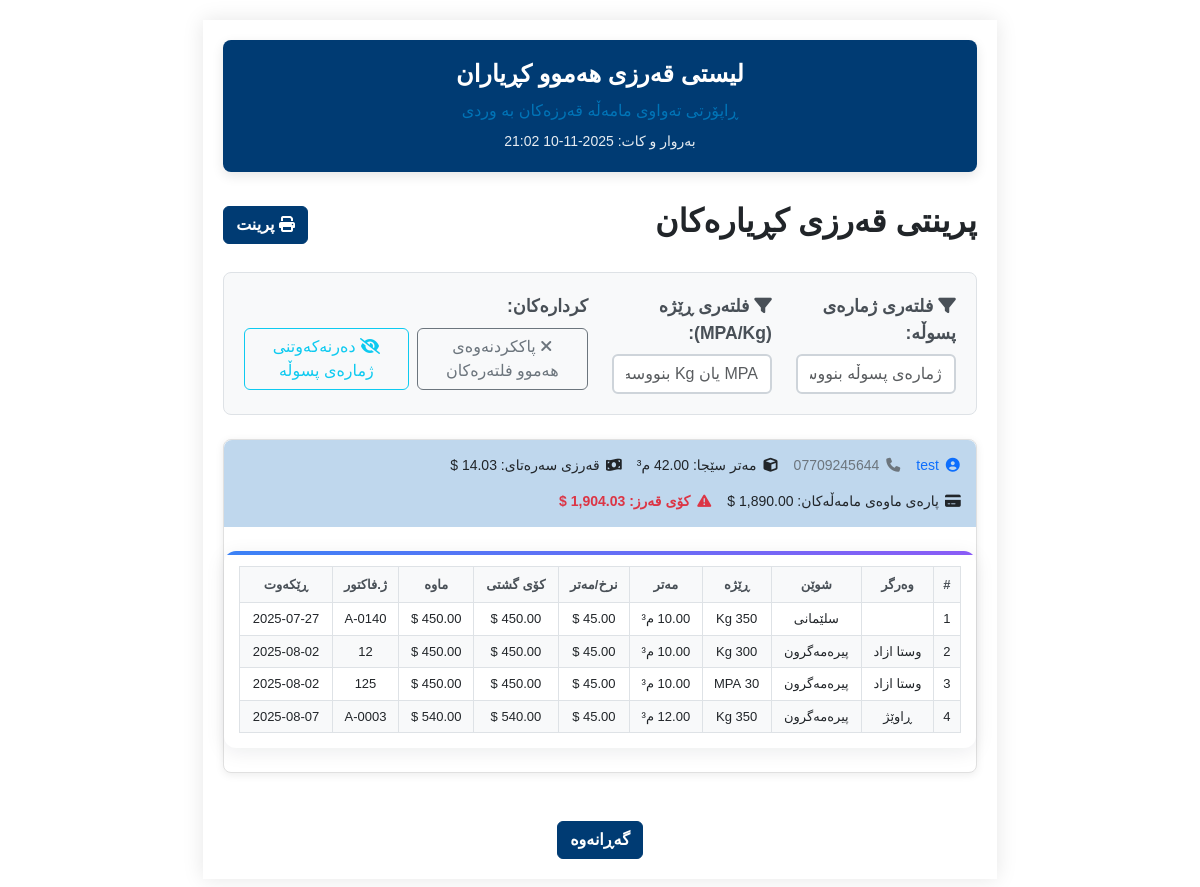
/pages/credit_of_all_customers.php (signed in), run on the app's committed database.
### tables this page shows
CREATE TABLE `customers` (
  `id` int(11) NOT NULL,
  `name` varchar(255) NOT NULL,
  `mobile1` varchar(20) NOT NULL,
  `mobile2` varchar(20) DEFAULT NULL,
  `opening_debt_usd` decimal(14,2) DEFAULT 0.00,
  `opening_debt_iqd` decimal(20,2) DEFAULT 0.00
);

CREATE TABLE `sales` (
  `id` int(11) NOT NULL,
  `customer_id` int(11) DEFAULT NULL,
  `recipient` varchar(255) DEFAULT NULL,
  `location` varchar(255) NOT NULL,
  `quantity` decimal(10,2) DEFAULT NULL,
  `price_per_unit` decimal(10,2) DEFAULT NULL,
  `total_price` decimal(10,2) DEFAULT NULL,
  `payment_type` enum('نەقد','قەرز') NOT NULL,
  `amount_paid_usd` decimal(10,2) DEFAULT NULL,
  `amount_paid_iq` decimal(10,2) DEFAULT NULL,
  `dolar_rate` decimal(10,2) DEFAULT NULL,
  `remaining_amount` decimal(10,2) DEFAULT NULL,
  `invoice_number` varchar(500) NOT NULL,
  `order_date` date NOT NULL,
  `notes` text DEFAULT NULL,
  `formula_id` int(11) NOT NULL,
  `discount` decimal(10,2) DEFAULT 0.00
);

CREATE TABLE `concrete_formulas` (
  `id` int(11) NOT NULL,
  `name` varchar(255) NOT NULL,
  `type` enum('عەرزی تێکەڵ','عەرزی سادە','سەقف','پایە') NOT NULL,
  `strength_type` enum('kg','mpa') NOT NULL,
  `strength_kg` enum('150','200','250','300','350','400','450') NOT NULL,
  `strength_mpa` enum('15','18','21','25','30','35','40','45','50','55') NOT NULL,
  `black_sand_kg` decimal(10,2) NOT NULL DEFAULT 0.00,
  `brown_sand_kg` decimal(10,2) NOT NULL DEFAULT 0.00,
  `gravel_bin3_kg` decimal(10,2) NOT NULL DEFAULT 0.00,
  `gravel_bin4_kg` decimal(10,2) NOT NULL DEFAULT 0.00,
  `cement_cem1_kg` decimal(10,2) NOT NULL DEFAULT 0.00,
  `cement_cem2_kg` decimal(10,2) NOT NULL DEFAULT 0.00,
  `water_kg` decimal(10,2) NOT NULL DEFAULT 0.00,
  `additive_kg` decimal(10,2) NOT NULL DEFAULT 0.00
);

### pages/credit_of_all_customers.php (the view, shortened to what this page needs)
<?php
require_once '../config/db_conected.php';
$sql = "SELECT c.id, c.name, c.mobile1, c.mobile2, c.opening_debt_usd, c.opening_debt_iqd,
    (
        SELECT IFNULL(SUM(quantity),0) FROM sales s WHERE s.customer_id = c.id AND s.payment_type = 'قەرز' AND s.remaining_amount > 0
    ) as total_credit_meter,
    (
        SELECT IFNULL(SUM(remaining_amount),0) FROM sales s WHERE s.customer_id = c.id AND s.payment_type = 'قەرز' AND s.remaining_amount > 0
    ) as total_sales_debt
FROM customers c
WHERE c.opening_debt_usd > 0 OR c.opening_debt_iqd > 0 OR EXISTS (
    SELECT 1 FROM sales s WHERE s.customer_id = c.id AND s.payment_type = 'قەرز' AND s.remaining_amount > 0
)
ORDER BY c.name ASC";
$stmt = $pdo->query($sql);
$customers = $stmt->fetchAll();
$sales_sql = "SELECT s.*, c.name as customer_name, c.mobile1, f.strength_mpa, f.strength_kg FROM sales s JOIN customers c ON s.customer_id = c.id LEFT JOIN concrete_formulas f ON s.formula_id = f.id WHERE s.payment_type = 'قەرز' AND s.remaining_amount > 0 ORDER BY c.name ASC, s.order_date ASC";
$sales_stmt = $pdo->query($sales_sql);
$sales = $sales_stmt->fetchAll();
$sales_by_customer = [];
foreach ($sales as $sale) {
    $sales_by_customer[$sale['customer_id']][] = $sale;
}
usort($customers, function($a, $b) {
    $aScore = (floatval($a['total_sales_debt'] ?? 0) > 0) ? 0 : 1;
    $bScore = (floatval($b['total_sales_debt'] ?? 0) > 0) ? 0 : 1;
    if ($aScore !== $bScore) return $aScore - $bScore;
    return strcasecmp($a['name'] ?? '', $b['name'] ?? '');
});
?>
<!DOCTYPE html>
<html lang="ku">
<head>
    <link href="https://cdn.jsdelivr.net/npm/bootstrap@5.3.0/dist/css/bootstrap.rtl.min.css" rel="stylesheet">
    <link href="../assets/css/login.css" rel="stylesheet">
    <link href="../assets/css/variables.css" rel="stylesheet">
    <link href="../assets/css/nav.css" rel="stylesheet">
    <link href="../assets/css/comon/table.css" rel="stylesheet">
    <link href="../assets/css/comon/style.css" rel="stylesheet">
    <link href="../assets/css/comon/select2_design.css" rel="stylesheet">
    <link rel="stylesheet" href="https://cdn.jsdelivr.net/npm/select2-bootstrap-5-theme@1.3.0/dist/select2-bootstrap-5-theme.rtl.min.css" />
    <link rel="stylesheet" href="https://cdnjs.cloudflare.com/ajax/libs/font-awesome/6.4.2/css/all.min.css">
    <link href="https://cdn.jsdelivr.net/npm/select2@4.1.0-rc.0/dist/css/select2.min.css" rel="stylesheet" />
    <link href="../assets/css/credit_of_all_customers.css" rel="stylesheet">
    <link href="../assets/css/kurdish-font.css" rel="stylesheet">
</head>
<body dir="rtl">
<div id="printSection" class="a4-sheet">
    <div class="report-header">
        <h1>لیستی قەرزی هەموو کڕیاران</h1>
        <div class="subtitle">ڕاپۆرتی تەواوی مامەڵە قەرزەکان بە وردی</div>
        <div class="date">بەروار و کات: <?php echo date('Y-m-d H:i'); ?></div>
    </div>
    <div class="d-flex justify-content-between align-items-center mb-4 no-print">
        <h2 class="section-title">پرینتی قەرزی کڕیارەکان</h2>
        <button class="btn btn-primary" onclick="window.print()"><i class="fa fa-print"></i> پرینت</button>
    </div>
    <div class="filter-section mb-4 no-print">
        <div class="row">
            <div class="col-md-3">
                <div class="form-group">
                    <label for="invoiceFilter" class="form-label">
                        <i class="fa fa-filter"></i> فلتەری ژمارەی پسوڵە:
                    </label>
                    <input type="text" id="invoiceFilter" class="form-control" placeholder="ژمارەی پسوڵە بنووسە بۆ فلتەرکردن...">
                </div>
            </div>
            <div class="col-md-3">
                <div class="form-group">
                    <label for="formulaFilter" class="form-label">
                        <i class="fa fa-filter"></i> فلتەری ڕێژە (MPA/Kg):
                    </label>
                    <input type="text" id="formulaFilter" class="form-control" placeholder="MPA یان Kg بنووسە بۆ فلتەرکردن...">
                </div>
            </div>
            <div class="col-md-6">
                <div class="form-group">
                    <label class="form-label">کردارەکان:</label>
                    <div class="d-flex gap-2">
                        <button type="button" class="btn btn-outline-secondary" onclick="clearAllFilters()">
                            <i class="fa fa-times"></i> پاککردنەوەی هەموو فلتەرەکان
                        </button>
                        <button type="button" class="btn btn-outline-info" onclick="toggleInvoiceVisibility()">
                            <i class="fa fa-eye-slash"></i> <span id="toggleText">دەرنەکەوتنی ژمارەی پسوڵە</span>
                        </button>
                    </div>
                </div>
            </div>
        </div>
    </div>
    <?php foreach ($customers as $c): ?>
        <?php
            $total_debt = floatval($c['opening_debt_usd']) + floatval($c['total_sales_debt']);
        ?>
        <div class="customer-card print-break-inside-avoid">
            <div class="customer-info">
                <span class="text-primary">
                    <i class="fa fa-user-circle"></i>
                    <?= htmlspecialchars($c['name']) ?>
                </span>
                <span class="text-secondary">
                    <i class="fa fa-phone"></i>
                    <?= htmlspecialchars($c['mobile1']) ?>
                </span>
                <span>
                    <i class="fa fa-cube"></i>
                    مەتر سێجا: <?= number_format($c['total_credit_meter'], 2) ?> م³
                </span>
                <span>
                    <i class="fa fa-money-bill-wave"></i>
                    قەرزی سەرەتای: <?= number_format($c['opening_debt_usd'], 2) ?> $
                </span>
                <span>
                    <i class="fa fa-credit-card"></i>
                    پارەی ماوەی مامەڵەکان: <?= number_format($c['total_sales_debt'], 2) ?> $
                </span>
                <span class="text-danger fw-bold">
                    <i class="fa fa-exclamation-triangle"></i>
                    کۆی قەرز: <?= number_format($total_debt, 2) ?> $
                </span>
            </div>
            <?php if (!empty($sales_by_customer[$c['id']])): ?>
            <div class="table-container">
                <table class="credit-table">
                    <thead>
                        <tr>
                            <th>#</th>
                            <th>وەرگر</th>
                            <th>شوێن</th>
                            <th>ڕێژە</th>
                            <th>مەتر</th>
                            <th>نرخ/مەتر</th>
                            <th>کۆی گشتی</th>
                            <th>ماوە</th>
                            <th>ژ.فاکتور</th>
                            <th>ڕێکەوت</th>
                        </tr>
                    </thead>
                    <tbody>
                        <?php foreach ($sales_by_customer[$c['id']] as $i => $s): ?>
                        <tr>
                            <td><?= $i+1 ?></td>
                            <td><?= htmlspecialchars($s['recipient']) ?></td>
                            <td><?= htmlspecialchars($s['location']) ?></td>
                            <td>
                                <?php
                                $strength_mpa = $s['strength_mpa'] ?? '';
                                $strength_kg = $s['strength_kg'] ?? '';
                                if ($strength_mpa && $strength_kg) {
                                    echo htmlspecialchars($strength_mpa . ' MPA + ' . $strength_kg . ' Kg');
                                } elseif ($strength_mpa) {
                                    echo htmlspecialchars($strength_mpa . ' MPA');
                                } elseif ($strength_kg) {
                                    echo htmlspecialchars($strength_kg . ' Kg');
                                } else {
                                    echo '-';
                                }
                                ?>
                            </td>
                            <td><?= number_format($s['quantity'], 2) ?> م³</td>
                            <td><?= number_format($s['price_per_unit'], 2) ?> $</td>
                            <td><?= number_format($s['total_price'], 2) ?> $</td>
                            <td><?= number_format($s['remaining_amount'], 2) ?> $</td>
                            <td><?= htmlspecialchars($s['invoice_number']) ?></td>
                            <td><?= htmlspecialchars($s['order_date']) ?></td>
                        </tr>
                        <?php endforeach; ?>
                    </tbody>
                </table>
            </div>
            <?php else: ?>
                <div class="p-3 text-muted">هیچ مامەڵە قەرزێکی پارەی ماوە نییە.</div>
            <?php endif; ?>
        </div>
    <?php endforeach; ?>
    <div class="text-center mt-5 no-print">
        <button class="btn btn-secondary" onclick="window.history.back()">گەڕانەوە</button>
    </div>
</div>
</body>
</html>

### assets/css/login.css (style rules this page uses)
body, input, button, label, h1, h2, h3, h4, h5, h6 { font-family: 'Rabar_021', sans-serif !important; }
.form-label { color: var(--seafoam-green); font-size: 1.1rem; }
.form-control { border-radius: 8px; border: 1px solid var(--kelly-green); }

### assets/css/variables.css (style rules this page uses)
:root { --lime-green: #0074b7; --kelly-green: #bfd7ed; --seafoam-green: #003b73; --spearmint: #60a3d9; --warning: #ffc107; }
.btn-primary { background-color: var(--seafoam-green) !important; border-color: var(--seafoam-green) !important; }
.btn-secondary { background-color: var(--seafoam-green) !important; border-color: var(--seafoam-green) !important; color: white !important; }

### assets/css/comon/table.css (style rules this page uses)
:root { --primary-blue: #3b82f6; --secondary-purple: #8b5cf6; --accent-orange: #f59e0b; --neutral-gray: #6b7280; --light-gray: #f8fafc; --ultra-light-gray: #f1f5f9; --white: #ffffff; --dark-text: #1e293b; --light-text: #64748b; --border-color: #e2e8f0; --shadow-light: rgba(15, 23, 42, 0.08); --shadow-medium: rgba(15, 23, 42, 0.12); --shadow-dark: rgba(15, 23, 42, 0.20); --border-radius: 12px; --border-radius-sm: 8px; --transition: all 0.2s cubic-bezier(0.4, 0, 0.2, 1); }
.table-container { background: var(--white); border-radius: var(--border-radius); box-shadow: 0 4px 20px var(--shadow-light); overflow: hidden; margin: 1.5rem 0; position: relative; }
.table-container::before { content: ''; position: absolute; top: 0; left: 0; right: 0; height: 4px; background: linear-gradient(90deg, var(--primary-blue), var(--secondary-purple)); }

### assets/css/comon/style.css (style rules this page uses)
html { scrollbar-color: #003b73 #f1f1f1; scrollbar-width: thin; }

### assets/css/credit_of_all_customers.css (style rules this page uses)
:root { --page-width: 210mm; --page-height: auto; --margin-top: 15mm; --margin-bottom: 15mm; --margin-left: 10mm; --margin-right: 10mm; }
.a4-sheet { background: white; box-shadow: 0 0 20px rgba(0, 0, 0, 0.1); margin: 20px auto; padding: 20px; max-width: var(--page-width); min-height: var(--page-height); }
.report-header { background: var(--seafoam-green); color: white; padding: 20px; border-radius: 8px; margin-bottom: 30px; text-align: center; box-shadow: 0 4px 12px rgba(0, 0, 0, 0.1); }
.report-header h1 { font-size: 24px; font-weight: bold; margin-bottom: 10px; }
.report-header .subtitle { color: var(--lime-green); font-size: 16px; margin-bottom: 8px; }
.report-header .date { font-size: 14px; opacity: 0.9; }
.customer-card { background: #fff; border-radius: 8px; box-shadow: 0 2px 8px rgba(0, 0, 0, 0.08); margin-bottom: 20px; border: 1px solid #e0e0e0; }
.customer-info { padding: 15px; background: var(--kelly-green); border-radius: 8px 8px 0 0; display: flex; flex-wrap: wrap; gap: 15px; align-items: center; }
.customer-info span { font-size: 14px; display: flex; align-items: center; gap: 6px; }
.customer-info i { width: 16px; text-align: center; }
.table-container { padding: 15px; overflow-x: auto; }
.credit-table { width: 100%; font-size: 13px; border-collapse: collapse; }
.credit-table th { background: #f8f9fa; color: #495057; font-weight: 600; padding: 8px; text-align: center; border: 1px solid #dee2e6; white-space: nowrap; }
.credit-table td { padding: 6px 8px; border: 1px solid #dee2e6; text-align: center; vertical-align: middle; }
.credit-table tbody tr:nth-child(even) { background-color: #f8f9fa; }
.text-primary { color: var(--seafoam-green); }
.text-secondary { color: var(--lime-green); }
.mb-4 { margin-bottom: 1rem; }

### pages/credit_of_all_customers.php (style rules this page uses)
.filter-section { background: #f8f9fa; padding: 20px; border-radius: 8px; border: 1px solid #dee2e6; margin-bottom: 20px; }
.filter-section .form-label { font-weight: 600; color: #495057; margin-bottom: 8px; }
.filter-section .form-control { border: 2px solid #ced4da; border-radius: 6px; transition: border-color 0.15s ease-in-out, box-shadow 0.15s ease-in-out; }
.filter-section .btn { border-radius: 6px; font-weight: 500; transition: all 0.2s ease-in-out; }
.gap-2 { gap: 0.5rem !important; }

### data on the page
customers: name "test", mobile1 "07709245644", total_credit_meter "42.00", total_debt "1,904.03"
sales: location "سلێمانی", formula.strength_kg "350 Kg", price_per_unit "45.00", total_price "450.00", invoice_number "A-0140", order_date "2025-07-27"
sales: recipient "وستا ازاد", location "پیرەمەگرون", formula.strength_kg "300 Kg", price_per_unit "45.00", total_price "450.00", invoice_number "12", order_date "2025-08-02"
sales: recipient "وستا ازاد", location "پیرەمەگرون", formula.strength_mpa "30 MPA", price_per_unit "45.00", total_price "450.00", invoice_number "125", order_date "2025-08-02"
sales: recipient "ڕاوێژ", location "پیرەمەگرون", formula.strength_kg "350 Kg", price_per_unit "45.00", total_price "540.00", invoice_number "A-0003", order_date "2025-08-07"
